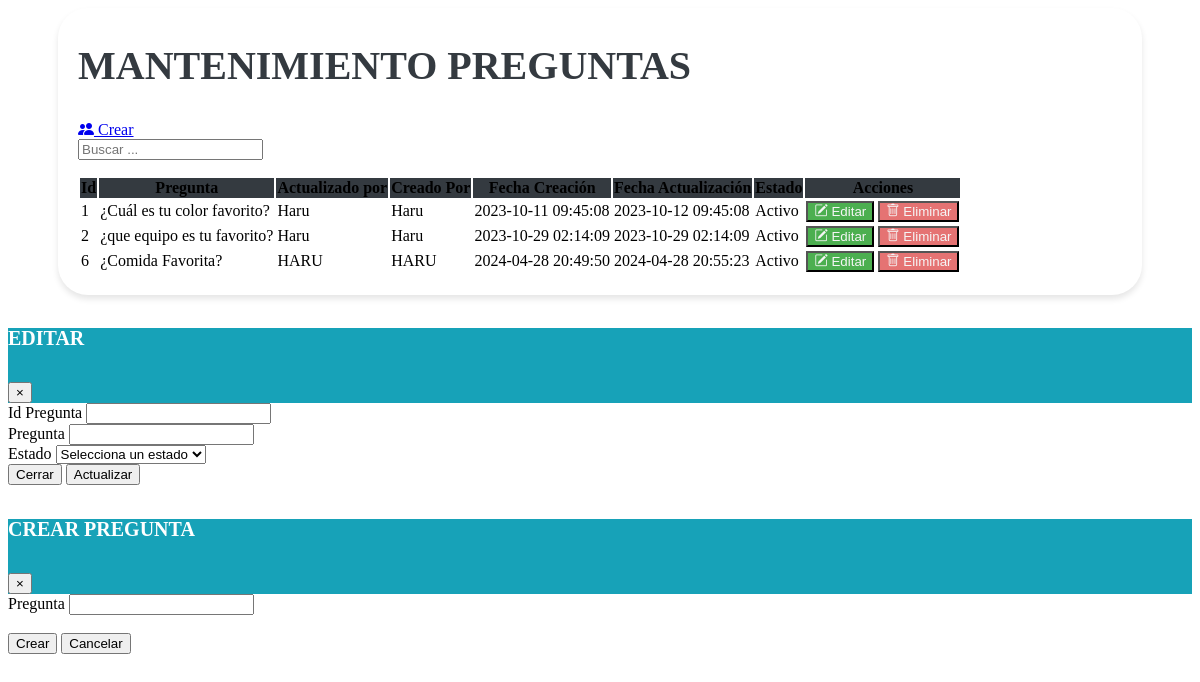
Page /vistas/Mantenimiento_preguntas.php (signed in) on the earlier database version.
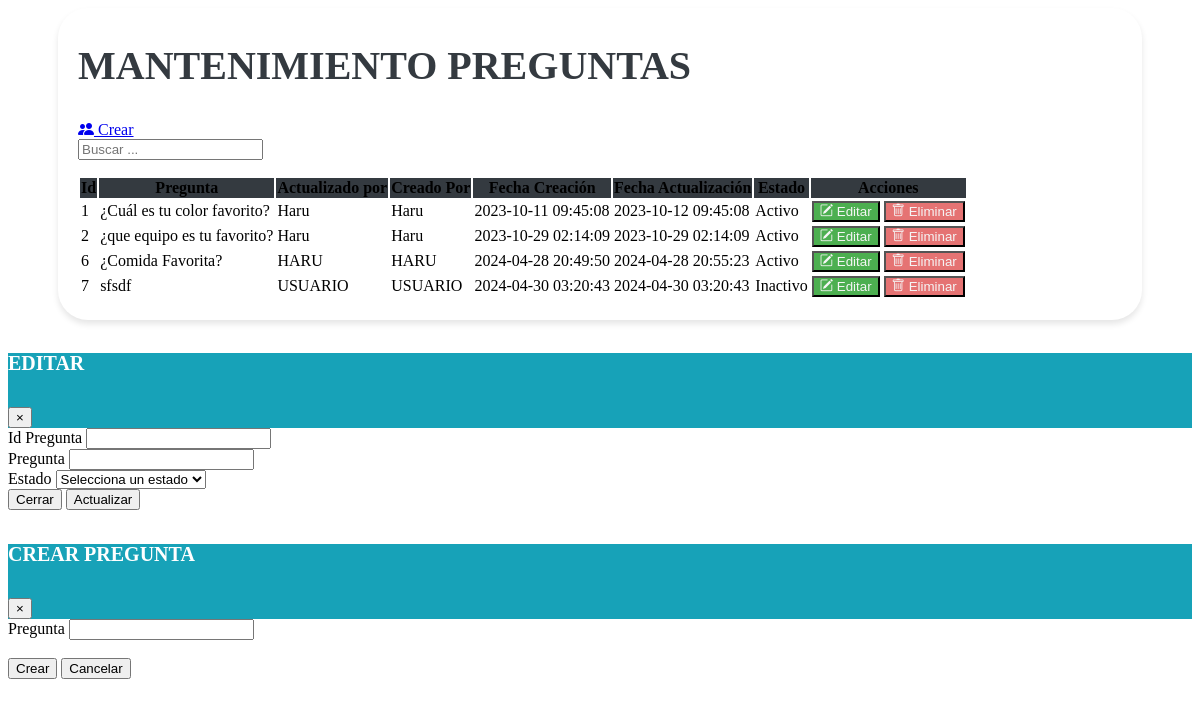
Same page on the later database version.
### tables this page shows
CREATE TABLE `preguntas` (
  `Id_pregunta` bigint(20) NOT NULL,
  `Pregunta` varchar(255) NOT NULL,
  `Creador_Por` varchar(40) NOT NULL,
  `Fecha_Creacion` timestamp NULL DEFAULT NULL,
  `Actualizado_Por` varchar(40) NOT NULL,
  `Fecha_Actualizacion` timestamp NULL DEFAULT NULL,
  `estado` enum('A','I') NOT NULL DEFAULT 'A'
);

### vistas/Mantenimiento_preguntas.php (the view, shortened to what the changed rows need)
<?php
 include "../php/conexion_be.php";
 $permiso_actualizacion = 2;
 $permiso_eliminacion = 2;
 if(isset($_SESSION['usuario'])) {
     $idRolUsuario = $_SESSION['usuario']['id_rol'];
     $sqlPermisos = "SELECT * FROM permisos WHERE Id_rol = $idRolUsuario AND id_objeto = 4";
     $resultadoPermisos = $conexion->query($sqlPermisos);
     if ($resultadoPermisos->num_rows > 0) {
         $filaPermisos = $resultadoPermisos->fetch_assoc();
         $permiso_actualizacion = $filaPermisos['permiso_actualizacion'];
         $permiso_eliminacion = $filaPermisos['permiso_eliminacion'];
     }
 }
?>
<link href="https://cdn.jsdelivr.net/npm/bootstrap-icons@1.10.0/font/bootstrap-icons.css" rel="stylesheet">
<link rel="stylesheet" href="assets/css/estilos.css">
<div class="containertable">
    <div class="d-flex justify-content-between align-items-end mb-4">
        <div>
            <h1 class="poppins-font mb-2">MANTENIMIENTO PREGUNTAS</h1>
            <br>
        </div>
    </div>
    <div class="table-responsive">
        <table class="table table-hover">
            <thead class="table-dark text-center" style="background-color: #343A40;">
                <tr>
                    <th scope="col">Id</th>
                    <th scope="col">Pregunta</th>
                    <th scope="col">Actualizado por</th>
                    <th scope="col">Creado Por</th>
                    <th scope="col">Fecha Creación</th>
                    <th scope="col">Fecha Actualización</th>
                    <th scope="col">Estado</th>
                    <th scope="col">Acciones</th>
                </tr>
            </thead>
            <tbody class="text-center">
                <?php
                include "../php/conexion_be.php";
                $sql = $conexion->query("SELECT * FROM preguntas");
                while ($datos = $sql->fetch_object()) { ?>
                    <tr>
                        <td><?= $datos->Id_pregunta ?></td>
                        <td><?= $datos->Pregunta ?></td>
                        <td><?= $datos->Actualizado_Por  ?></td>
                        <td><?= $datos->Creador_Por ?></td>
                        <td><?= $datos->Fecha_Creacion ?></td>
                        <td><?= $datos->Fecha_Actualizacion ?></td>
                        <td><?php
                            if ($datos->estado == "A") {
                                echo '<span class="badge bg-success">Activo</span>';
                            } else {
                                echo '<span class="badge bg-danger">Inactivo</span>';
                            }
                            ?></td>
                        <td>
                        <?php if ($permiso_actualizacion == 1) : ?>
                            <button type="button" class="btn btn-editar" data-toggle="modal" data-target="#modalEditar" onclick="abrirModalEditar
                            ('<?= $datos->Id_pregunta ?>', '<?= $datos->Pregunta ?>', '<?= $datos->estado ?>')">
                                <i class="bi bi-pencil-square"></i>
                                Editar
                            </button>
                            <?php endif; ?>
                            <?php if ($permiso_eliminacion == 1) : ?>
                            <form id="deleteForm" method="POST" action="modelos/delete_preg.php" style="display: inline;">
                                <button type="submit" class="btn btn-eliminar">
                                    <i class="bi bi-trash"></i>
                                    Eliminar
                                </button>
                            </form>
                            <?php endif; ?>
                        </td>
                    </tr>
                <?php }
                ?>
            </tbody>
        </table>
    </div>
</div>

Differences in the rows shown:
added preguntas: Id_pregunta "7", Pregunta "sfsdf", Actualizado_Por "USUARIO", Creador_Por "USUARIO", Fecha_Creacion "2024-04-30 03:20:43", Fecha_Actualizacion "2024-04-30 03:20:43", estado "Inactivo"
